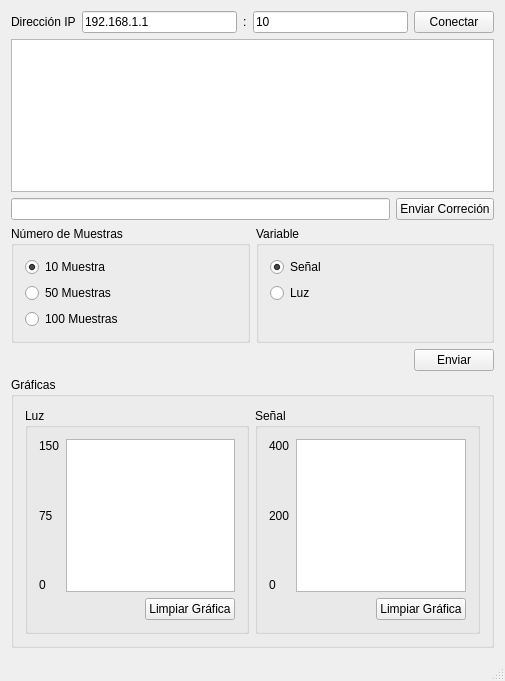
<?xml version="1.0" encoding="UTF-8"?>
<ui version="4.0">
 <class>MainWindow</class>
 <widget class="QMainWindow" name="MainWindow">
  <property name="geometry">
   <rect>
    <x>0</x>
    <y>0</y>
    <width>505</width>
    <height>681</height>
   </rect>
  </property>
  <property name="windowTitle">
   <string>Catena - Jaton - Olivera</string>
  </property>
  <property name="windowIcon">
   <iconset>
    <normaloff>Icono.ico</normaloff>Icono.ico</iconset>
  </property>
  <widget class="QWidget" name="centralWidget">
   <layout class="QVBoxLayout" name="verticalLayout_7">
    <item>
     <layout class="QHBoxLayout" name="horizontalLayout">
      <item>
       <widget class="QLabel" name="label">
        <property name="text">
         <string>Dirección IP</string>
        </property>
       </widget>
      </item>
      <item>
       <widget class="QLineEdit" name="ip">
        <property name="text">
         <string>192.168.1.1</string>
        </property>
       </widget>
      </item>
      <item>
       <widget class="QLabel" name="label_2">
        <property name="text">
         <string>:</string>
        </property>
       </widget>
      </item>
      <item>
       <widget class="QLineEdit" name="port">
        <property name="text">
         <string>10</string>
        </property>
       </widget>
      </item>
      <item>
       <widget class="QPushButton" name="connectButton">
        <property name="text">
         <string>Conectar</string>
        </property>
       </widget>
      </item>
     </layout>
    </item>
    <item>
     <layout class="QVBoxLayout" name="verticalLayout_4">
      <item>
       <widget class="QTextBrowser" name="textBrowser"/>
      </item>
     </layout>
    </item>
    <item>
     <layout class="QHBoxLayout" name="horizontalLayout_2">
      <item>
       <widget class="QLineEdit" name="messageToSend">
        <property name="text">
         <string/>
        </property>
       </widget>
      </item>
      <item>
       <widget class="QPushButton" name="sendButton">
        <property name="text">
         <string>Enviar Correción</string>
        </property>
       </widget>
      </item>
     </layout>
    </item>
    <item>
     <layout class="QHBoxLayout" name="horizontalLayout_3">
      <item>
       <widget class="QGroupBox" name="groupBox">
        <property name="title">
         <string>Número de Muestras</string>
        </property>
        <layout class="QFormLayout" name="formLayout">
         <property name="fieldGrowthPolicy">
          <enum>QFormLayout::AllNonFixedFieldsGrow</enum>
         </property>
         <item row="0" column="0">
          <layout class="QFormLayout" name="formLayout_2">
           <item row="0" column="0">
            <widget class="QRadioButton" name="rbt1Muestra">
             <property name="enabled">
              <bool>true</bool>
             </property>
             <property name="text">
              <string>10 Muestra</string>
             </property>
             <property name="checked">
              <bool>true</bool>
             </property>
            </widget>
           </item>
           <item row="1" column="0">
            <widget class="QRadioButton" name="rbt5Muestra">
             <property name="text">
              <string>50 Muestras</string>
             </property>
            </widget>
           </item>
           <item row="2" column="0">
            <widget class="QRadioButton" name="rbt10Muestra">
             <property name="text">
              <string>100 Muestras</string>
             </property>
            </widget>
           </item>
          </layout>
         </item>
        </layout>
       </widget>
      </item>
      <item>
       <widget class="QGroupBox" name="groupBox_2">
        <property name="title">
         <string>Variable</string>
        </property>
        <layout class="QFormLayout" name="formLayout_4">
         <item row="0" column="0">
          <layout class="QVBoxLayout" name="verticalLayout">
           <item>
            <widget class="QRadioButton" name="rbtSen">
             <property name="text">
              <string>Señal</string>
             </property>
             <property name="checked">
              <bool>true</bool>
             </property>
            </widget>
           </item>
           <item>
            <widget class="QRadioButton" name="rbtLuz">
             <property name="text">
              <string>Luz</string>
             </property>
            </widget>
           </item>
          </layout>
         </item>
        </layout>
       </widget>
      </item>
     </layout>
    </item>
    <item>
     <layout class="QHBoxLayout" name="horizontalLayout_6">
      <item>
       <spacer name="horizontalSpacer_2">
        <property name="orientation">
         <enum>Qt::Horizontal</enum>
        </property>
        <property name="sizeHint" stdset="0">
         <size>
          <width>40</width>
          <height>20</height>
         </size>
        </property>
       </spacer>
      </item>
      <item>
       <widget class="QPushButton" name="btnEnviar">
        <property name="enabled">
         <bool>true</bool>
        </property>
        <property name="text">
         <string>Enviar</string>
        </property>
       </widget>
      </item>
     </layout>
    </item>
    <item>
     <widget class="QGroupBox" name="groupBox_5">
      <property name="title">
       <string>Gráficas</string>
      </property>
      <layout class="QHBoxLayout" name="horizontalLayout_10">
       <item>
        <layout class="QHBoxLayout" name="horizontalLayout_4">
         <item>
          <widget class="QGroupBox" name="groupBox_4">
           <property name="title">
            <string>Luz</string>
           </property>
           <layout class="QVBoxLayout" name="verticalLayout_5">
            <item>
             <layout class="QHBoxLayout" name="horizontalLayout_9">
              <item>
               <layout class="QVBoxLayout" name="verticalLayout_3">
                <item>
                 <widget class="QLabel" name="lab_maxLuz">
                  <property name="text">
                   <string>150</string>
                  </property>
                 </widget>
                </item>
                <item>
                 <spacer name="verticalSpacer_2">
                  <property name="orientation">
                   <enum>Qt::Vertical</enum>
                  </property>
                  <property name="sizeHint" stdset="0">
                   <size>
                    <width>20</width>
                    <height>40</height>
                   </size>
                  </property>
                 </spacer>
                </item>
                <item>
                 <widget class="QLabel" name="lab_midLuz">
                  <property name="text">
                   <string>75</string>
                  </property>
                 </widget>
                </item>
                <item>
                 <spacer name="verticalSpacer_3">
                  <property name="orientation">
                   <enum>Qt::Vertical</enum>
                  </property>
                  <property name="sizeHint" stdset="0">
                   <size>
                    <width>20</width>
                    <height>40</height>
                   </size>
                  </property>
                 </spacer>
                </item>
                <item>
                 <widget class="QLabel" name="lab_minLuz">
                  <property name="text">
                   <string>0</string>
                  </property>
                 </widget>
                </item>
               </layout>
              </item>
              <item>
               <widget class="QGraphicsView" name="grfc_Luz">
                <property name="verticalScrollBarPolicy">
                 <enum>Qt::ScrollBarAlwaysOff</enum>
                </property>
                <property name="horizontalScrollBarPolicy">
                 <enum>Qt::ScrollBarAsNeeded</enum>
                </property>
               </widget>
              </item>
             </layout>
            </item>
            <item>
             <layout class="QHBoxLayout" name="horizontalLayout_7">
              <item>
               <spacer name="horizontalSpacer_3">
                <property name="orientation">
                 <enum>Qt::Horizontal</enum>
                </property>
                <property name="sizeHint" stdset="0">
                 <size>
                  <width>40</width>
                  <height>20</height>
                 </size>
                </property>
               </spacer>
              </item>
              <item>
               <widget class="QPushButton" name="btn_grfc_Luz">
                <property name="text">
                 <string>Limpiar Gráfica</string>
                </property>
               </widget>
              </item>
             </layout>
            </item>
           </layout>
          </widget>
         </item>
        </layout>
       </item>
       <item>
        <widget class="QGroupBox" name="groupBox_3">
         <property name="title">
          <string>Señal</string>
         </property>
         <layout class="QVBoxLayout" name="verticalLayout_6">
          <item>
           <layout class="QHBoxLayout" name="horizontalLayout_8">
            <item>
             <layout class="QVBoxLayout" name="verticalLayout_2">
              <item>
               <widget class="QLabel" name="lab_maxSen">
                <property name="text">
                 <string>400</string>
                </property>
               </widget>
              </item>
              <item>
               <spacer name="verticalSpacer">
                <property name="orientation">
                 <enum>Qt::Vertical</enum>
                </property>
                <property name="sizeHint" stdset="0">
                 <size>
                  <width>20</width>
                  <height>40</height>
                 </size>
                </property>
               </spacer>
              </item>
              <item>
               <widget class="QLabel" name="lab_midSen">
                <property name="text">
                 <string>200</string>
                </property>
               </widget>
              </item>
              <item>
               <spacer name="verticalSpacer_4">
                <property name="orientation">
                 <enum>Qt::Vertical</enum>
                </property>
                <property name="sizeHint" stdset="0">
                 <size>
                  <width>20</width>
                  <height>40</height>
                 </size>
                </property>
               </spacer>
              </item>
              <item>
               <widget class="QLabel" name="lab_minSen">
                <property name="text">
                 <string>0</string>
                </property>
               </widget>
              </item>
             </layout>
            </item>
            <item>
             <widget class="QGraphicsView" name="grfc_Sen"/>
            </item>
           </layout>
          </item>
          <item>
           <layout class="QHBoxLayout" name="horizontalLayout_5">
            <item>
             <spacer name="horizontalSpacer">
              <property name="orientation">
               <enum>Qt::Horizontal</enum>
              </property>
              <property name="sizeHint" stdset="0">
               <size>
                <width>40</width>
                <height>20</height>
               </size>
              </property>
             </spacer>
            </item>
            <item>
             <widget class="QPushButton" name="btn_grfc_Sen">
              <property name="text">
               <string>Limpiar Gráfica</string>
              </property>
             </widget>
            </item>
           </layout>
          </item>
         </layout>
        </widget>
       </item>
      </layout>
     </widget>
    </item>
   </layout>
  </widget>
  <widget class="QMenuBar" name="menuBar">
   <property name="geometry">
    <rect>
     <x>0</x>
     <y>0</y>
     <width>505</width>
     <height>21</height>
    </rect>
   </property>
  </widget>
  <widget class="QStatusBar" name="statusBar"/>
 </widget>
 <layoutdefault spacing="6" margin="11"/>
 <resources/>
 <connections/>
</ui>
